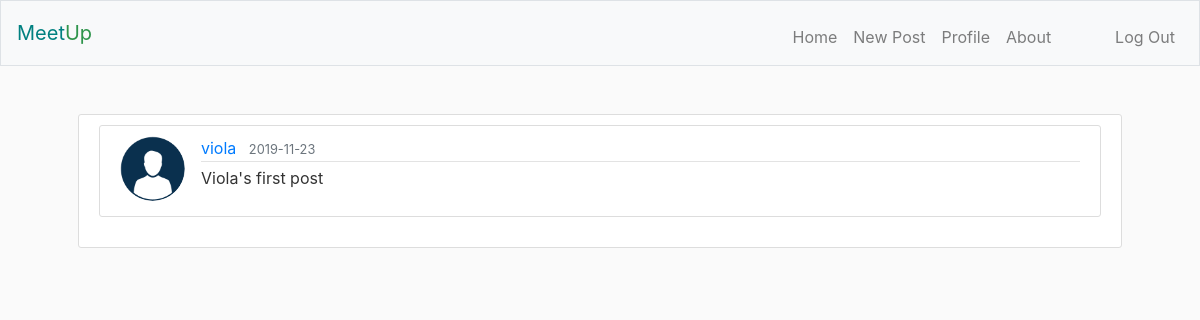
Page /posts/3 (signed in) on the committed database.
### meetup/models.py (models this page shows, shortened)
class User(db.Model, UserMixin):
    id = db.Column(db.Integer, primary_key=True)
    username = db.Column(db.String(20), unique=True, nullable=False)
    email = db.Column(db.String(255), unique=True, nullable=False)
    image_file = db.Column(db.String(20), nullable=False, default='no-img.png')
    password = db.Column(db.String(60), nullable=False)
    posts = db.relationship('Post', backref='owner', lazy=True)

class Post(db.Model):
    id = db.Column(db.Integer, primary_key=True)
    message = db.Column(db.Text, nullable=False)
    posted_at = db.Column(db.DateTime, default=datetime.utcnow)
    owner_id = db.Column(db.Integer, db.ForeignKey('user.id'), nullable=False)

### meetup/routes.py (the view)
@app.route('/posts/<int:post_id>')
def post(post_id):
    post = Post.query.get_or_404(post_id)
    return render_template('post.html', post=post)

### meetup/models.py (called while the page is built)
@login_manager.user_loader
def load_user(user_id):
    return User.query.get(int(user_id))

### meetup/templates/post.html (shortened to what this page needs)
{% extends "layout.html" %}
{% block main %}
    {% if current_user.is_authenticated %}
        <article class="media content-section">
            <img class="rounded-circle article-img" src="{{ url_for('static', filename='profile-imgs/' + post.owner.image_file) }}" />
        <div class="media-body">
            <div class="article-metadata">
                <a class="mr-2" href="#">{{ post.owner.username }}</a>
                <small class="text-muted">{{ post.posted_at.strftime('%Y-%m-%d') }}</small>
            </div>
            <p class="article-content">{{ post.message }}</p>
        </div>
        </article>
    {% endif %}
{% endblock %}

### meetup/static/styles.css (style rules this page uses)
body { background: #fafafa; color: #333333; }
.article-content { white-space: pre-line; }
.article-img { height: 65px; width: 65px; margin-right: 16px; }
.article-metadata { padding-bottom: 1px; margin-bottom: 4px; border-bottom: 1px solid #e3e3e3 }
.content-section { background: #ffffff; padding: 10px 20px; border: 1px solid #dddddd; border-radius: 3px; margin-bottom: 20px; }

### rows in the picture
User: image_file (placeholder picture), owner.username "viola"
Post: posted_at "2019-11-23", message "Viola's first post"
